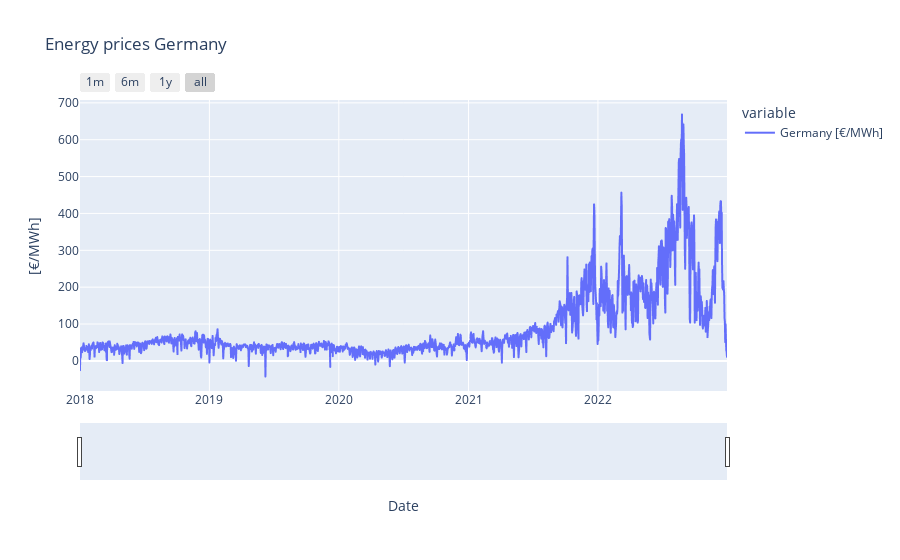

The cell this chart's notebook holds for it:
### Code cell
plot_price_with_interactive_timestamps(energy_prices_df, energy_prices_df.index, energy_prices_df.columns, 'Energy prices Germany', '[€/MWh]')

### Figure 1 — Plotly figure (JSON) as saved in the notebook; plotly's stock layout.template omitted (floating-point values rounded to 4 significant figures; data arrays with more than 128 entries replaced by an {"elided": "..."} marker saying what was removed)
{"data": [{"hovertemplate": "variable=Germany [€/MWh]<br>Date=%{x}<br>value=%{y}<extra></extra>", "legendgroup": "Germany [€/MWh]", "line": {"color": "#636efa", "dash": "solid"}, "marker": {"symbol": "circle"}, "mode": "lines", "name": "Germany [€/MWh]", "showlegend": true, "type": "scattergl", "x": {"elided": "1867 str values"}, "xaxis": "x", "y": {"elided": "1867 float values"}, "yaxis": "y"}], "layout": {"legend": {"title": {"text": "variable"}, "tracegroupgap": 0}, "title": {"text": "Energy prices Germany"}, "xaxis": {"anchor": "y", "domain": [0, 1], "rangeselector": {"buttons": [{"count": 1, "label": "1m", "step": "month", "stepmode": "backward"}, {"count": 6, "label": "6m", "step": "month", "stepmode": "backward"}, {"count": 1, "label": "1y", "step": "year", "stepmode": "backward"}, {"step": "all"}]}, "rangeslider": {"visible": true}, "title": {"text": "Date"}, "type": "date"}, "yaxis": {"anchor": "x", "domain": [0, 1], "fixedrange": false, "title": {"text": "[€/MWh]"}}}}
